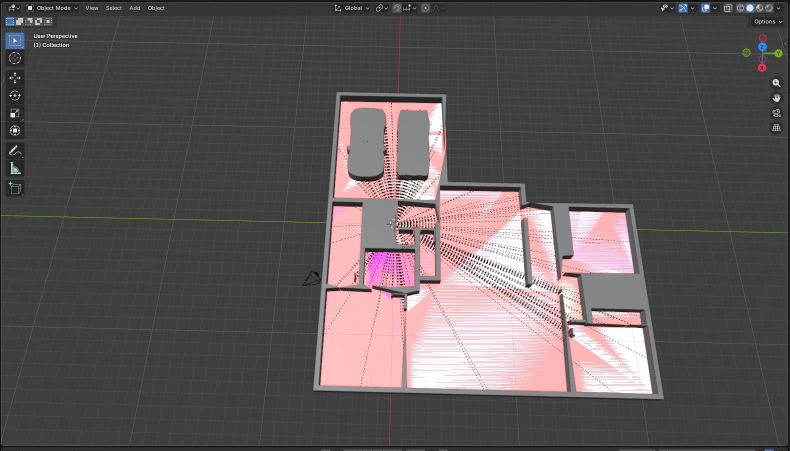
#> input picture Blender.jpeg, 1580 x 901 px (shown at 1/2 size)
$ python -i detect.py   (imports and definitions only)
#> lines starting #> are read from the running program, lines starting #| are printed output that depends on the picture; after the words box and inside, x2 and y2 are one past the last pixel; in counts of white or black regions, pixels touching at a corner belong together
import cv2
import logging
import math
import numpy as np
from typing import List, Optional, Tuple

from . import image
from . import const
from . import calculate
from . import transform

logger = logging.getLogger(__name__)

# Calculate (actual) size of apartment


# [507 lines left out: functions wall_filter, precise_boxes, __corners_and_draw_lines, _find_connected_components, find_rooms, and_remove_precise_boxes and 5 more, not called in this run]

>>> import cv2
>>> picture = cv2.imread('../Blender.jpeg', cv2.IMREAD_GRAYSCALE)
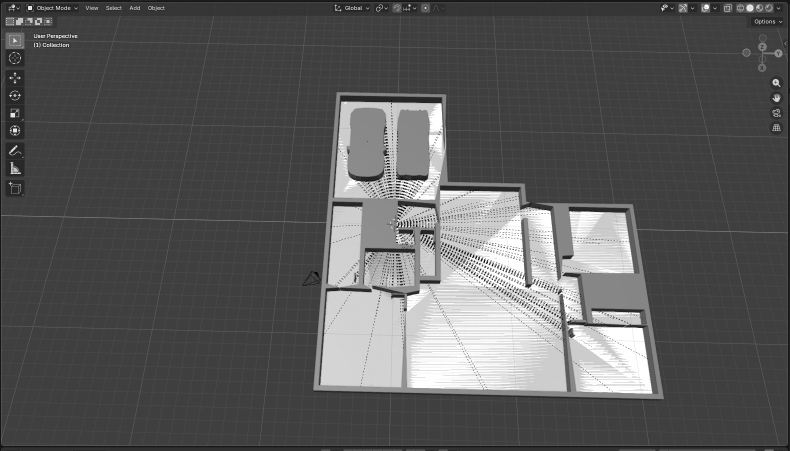
#> picture: shape (901, 1580) (shown at 1/2 size); min 0, max 255, mean 89.8
>>> result = wall_filter(picture)
#> in wall_filter, `_, thresh = cv2.threshold( gray, const.WALL_FILTER_TRESHOLD[0], const...`:
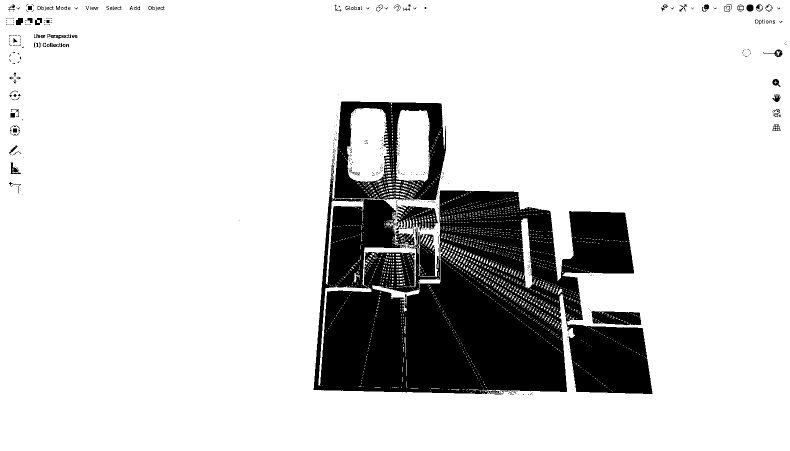
#> thresh: shape (901, 1580) (shown at 1/2 size); 83.9% white; 562 black regions (494 under 20 px), largest, box (x1, y1, x2, y2) and area: (627, 203, 1305, 788) 219386, (793, 410, 876, 462) 2475, (1183, 622, 1283, 651) 2304
#> in wall_filter, `opening = cv2.morphologyEx( thresh, cv2.MORPH_OPEN, kernel, iterations..`:
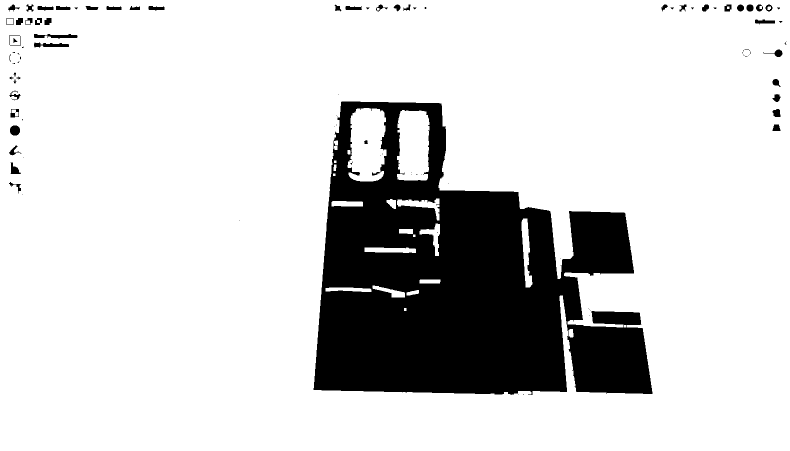
#> opening: shape (901, 1580) (shown at 1/2 size); 82.5% white; 100 black regions (51 under 20 px), largest, box (x1, y1, x2, y2) and area: (627, 203, 1305, 790) 241946, (68, 68, 155, 78) 512, (68, 85, 138, 95) 461
#> in wall_filter, `sure_bg = cv2.dilate( opening, kernel, iterations=const.WALL_FILTER_DI..`:
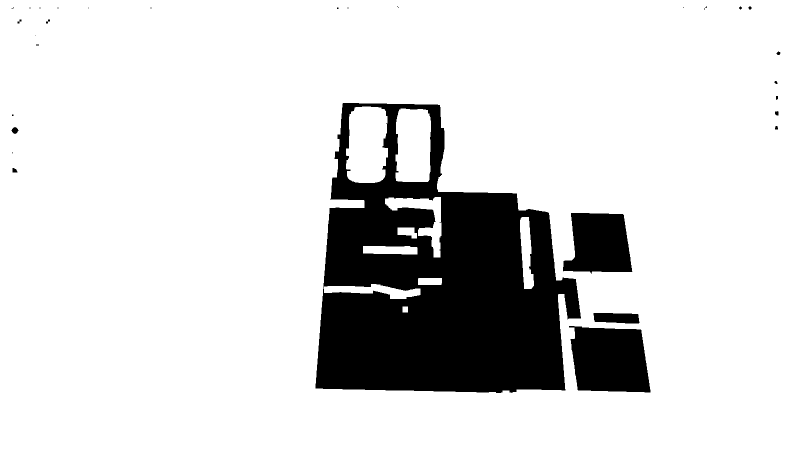
#> sure_bg: shape (901, 1580) (shown at 1/2 size); 84.5% white; 31 black regions (16 under 20 px), largest, box (x1, y1, x2, y2) and area: (631, 206, 1162, 786) 187308, (1138, 652, 1301, 785) 18072, (1126, 426, 1265, 548) 13193
#> in wall_filter, `dist_transform = cv2.distanceTransform( opening, cv2.DIST_L2, const.WA..`:
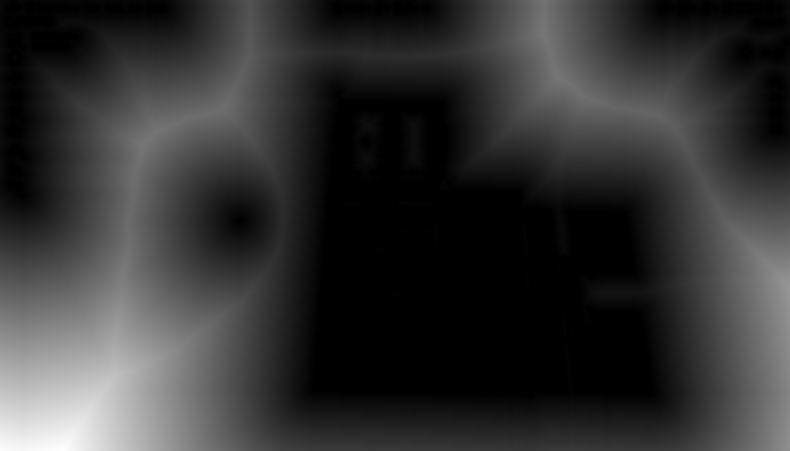
#> dist_transform: shape (901, 1580) float32 (shown at 1/2 size); min 0, max 526.6, mean 105.7; drawn with min black and max white
#> in wall_filter, `ret, sure_fg = cv2.threshold( const.WALL_FILTER_DISTANCE_THRESHOLD[0] ..`:
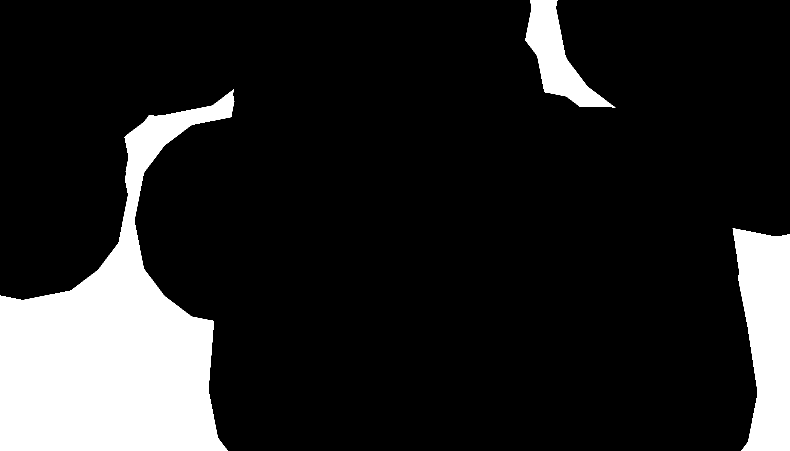
#> sure_fg: shape (901, 1580) float32 (shown at 1/2 size); 14.6% white; 3 white regions, box (x1, y1, x2, y2) and area: (0, 179, 469, 901) 155848, (1465, 456, 1580, 901) 37438, (1051, 0, 1231, 215) 14444
#> in wall_filter, `ret, sure_fg = cv2.threshold( const.WALL_FILTER_DISTANCE_THRESHOLD[0] ..`: ret = 105.3
#> in wall_filter, `unknown = cv2.subtract(sure_bg, sure_fg)`:
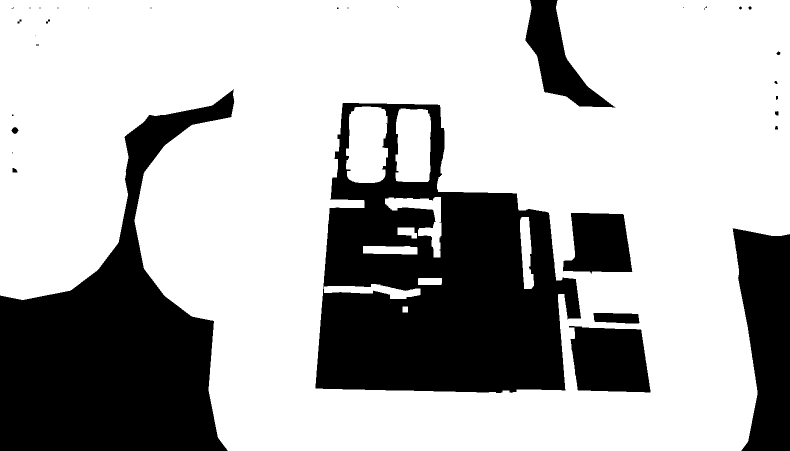
#> unknown: shape (901, 1580) (shown at 1/2 size); 69.9% white; 34 black regions (16 under 20 px), largest, box (x1, y1, x2, y2) and area: (631, 206, 1162, 786) 187308, (0, 179, 469, 901) 155848, (1465, 456, 1580, 901) 37438
